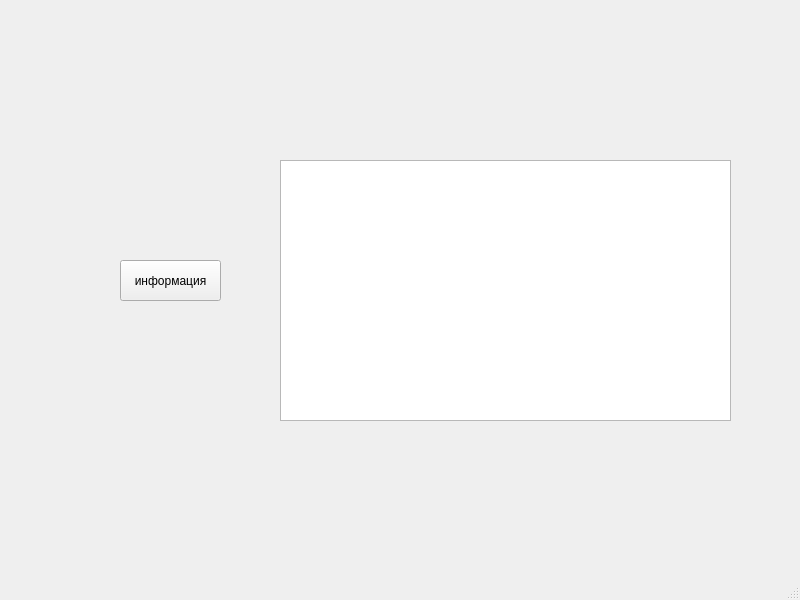
<?xml version="1.0" encoding="UTF-8"?>
<ui version="4.0">
 <class>MainWindow</class>
 <widget class="QMainWindow" name="MainWindow">
  <property name="geometry">
   <rect>
    <x>0</x>
    <y>0</y>
    <width>800</width>
    <height>600</height>
   </rect>
  </property>
  <property name="windowTitle">
   <string>MainWindow</string>
  </property>
  <widget class="QWidget" name="centralwidget">
   <widget class="QPushButton" name="pushButton">
    <property name="geometry">
     <rect>
      <x>120</x>
      <y>260</y>
      <width>101</width>
      <height>41</height>
     </rect>
    </property>
    <property name="text">
     <string>информация</string>
    </property>
   </widget>
   <widget class="QTextEdit" name="textEdit">
    <property name="geometry">
     <rect>
      <x>280</x>
      <y>160</y>
      <width>451</width>
      <height>261</height>
     </rect>
    </property>
   </widget>
  </widget>
  <widget class="QMenuBar" name="menubar">
   <property name="geometry">
    <rect>
     <x>0</x>
     <y>0</y>
     <width>800</width>
     <height>21</height>
    </rect>
   </property>
  </widget>
  <widget class="QStatusBar" name="statusbar"/>
 </widget>
 <resources/>
 <connections/>
</ui>
